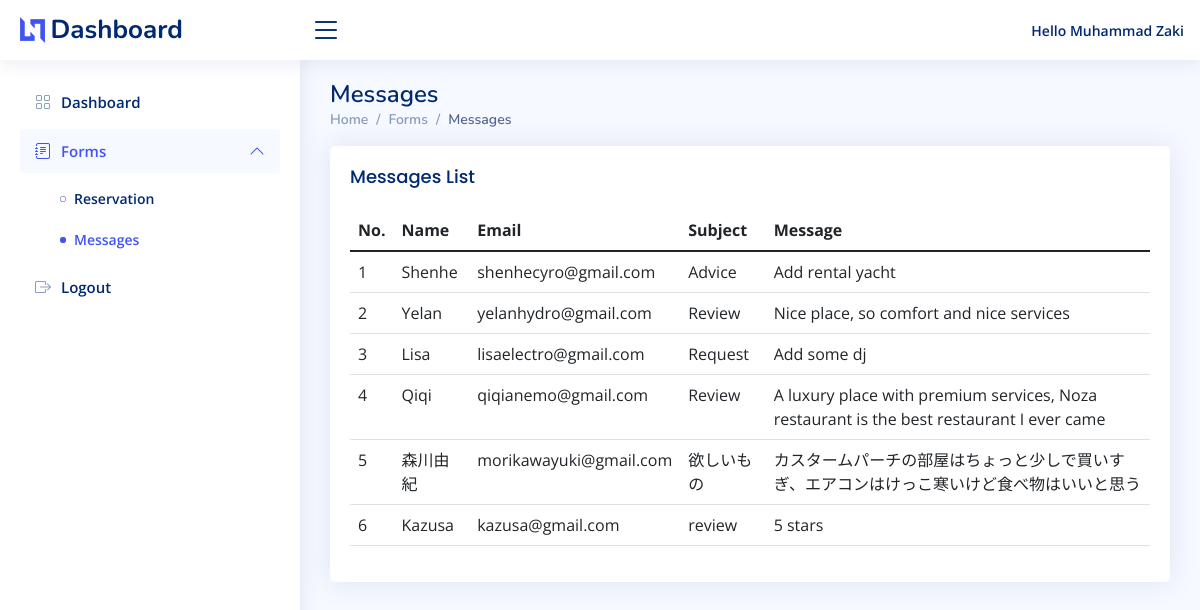
The page /Backend/messages.php (signed in) on the database its author committed.
### tables this page shows
CREATE TABLE `contact` (
  `id` int(11) NOT NULL,
  `name` varchar(255) NOT NULL,
  `email` varchar(255) NOT NULL,
  `subject` varchar(255) NOT NULL,
  `message` varchar(500) NOT NULL
);

### Backend/messages.php (the view, shortened to what this page needs)
<?php
require 'config1.php';
?>
<!DOCTYPE html>
<html lang="en">
<head>
    <link href="assets/vendor/bootstrap/css/bootstrap.min.css" rel="stylesheet" />
    <link href="assets/vendor/bootstrap-icons/bootstrap-icons.css" rel="stylesheet" />
    <link href="assets/vendor/boxicons/css/boxicons.min.css" rel="stylesheet" />
    <link href="assets/vendor/remixicon/remixicon.css" rel="stylesheet" />
    <link href="assets/css/style.css" rel="stylesheet" />
</head>
<body>
    <header id="header" class="header fixed-top d-flex align-items-center">
        <div class="d-flex align-items-center justify-content-between">
            <a href="welcome.php" class="logo d-flex align-items-center">
                <img src="assets/img/logo.png" alt="" />
                <span class="d-none d-lg-block">Dashboard</span>
            </a>
            <i class="bi bi-list toggle-sidebar-btn"></i>
        </div>
        <nav class="header-nav ms-auto">
            <ul class="d-flex align-items-center">
                <li class="nav-item pe-3">
                    <a class="nav-link nav-profile d-flex align-items-center pe-0" href="#" data-bs-toggle="dropdown">
                        <span>Hello <?php echo $_SESSION['username']; ?></span>
                    </a>
                </li>
            </ul>
        </nav>
    </header>
    <aside id="sidebar" class="sidebar">
        <ul class="sidebar-nav" id="sidebar-nav">
            <li class="nav-item">
                <a class="nav-link collapsed" href="welcome.php">
                    <i class="bi bi-grid"></i>
                    <span>Dashboard</span>
                </a>
            </li>
            <li class="nav-item">
                <a class="nav-link" data-bs-target="#forms-nav" data-bs-toggle="collapse" href="#"> <i
                        class="bi bi-journal-text"></i><span>Forms</span><i class="bi bi-chevron-down ms-auto"></i> </a>
                <ul id="forms-nav" class="nav-content collapse show" data-bs-parent="#sidebar-nav">
                    <li>
                        <a href="reservation.php"> <i class="bi bi-circle"></i><span>Reservation</span> </a>
                    </li>
                    <li>
                        <a href="messages.php" class="active"> <i class="bi bi-circle"></i><span>Messages</span>
                        </a>
                    </li>
                </ul>
            </li>
            <li class="nav-item">
                <a href="logout.php" class="nav-link collapsed">
                    <i class="bi bi-box-arrow-right"></i>
                    <span>Logout</span>
                </a>
            </li>
        </ul>
    </aside>
    <main id="main" class="main">
        <div class="pagetitle">
            <h1>Messages</h1>
            <nav>
                <ol class="breadcrumb">
                    <li class="breadcrumb-item"><a href="welcome.php">Home</a></li>
                    <li class="breadcrumb-item">Forms</li>
                    <li class="breadcrumb-item active">Messages</li>
                </ol>
            </nav>
        </div>
        <section class="section">
            <div class="row">
                <div class="col-xxl-4 col-xl-12">
                    <div class="card">
                        <div class="card-body">
                            <h5 class="card-title">Messages List</h5>
                            <table class="table">
                                <thead>
                                    <tr>
                                        <th>No.</th>
                                        <th>Name</th>
                                        <th>Email</th>
                                        <th>Subject</th>
                                        <th>Message</th>
                                    </tr>
                                </thead>
                                <?php $i = 1; ?>
                                <?php
                                $result = "SELECT * FROM contact ";
                                $con = mysqli_query($conn, $result);
                                if ($con) {
                                    while ($row = mysqli_fetch_assoc($con)) { ?>
                                <tr>
                                    <td><?= $i; ?></td>
                                    <td data-id="<?php echo $row['id']; ?>"><?php echo $row['name']; ?></td>
                                    <td data-id="<?php echo $row['id']; ?>"><?php echo $row['email']; ?></td>
                                    <td data-id="<?php echo $row['id']; ?>"><?php echo $row['subject']; ?></td>
                                    <td data-id="<?php echo $row['id']; ?>"><?php echo $row['message']; ?></td>
                                </tr>
                                <?php $i++; ?>
                                <?php
                                    }
                                } ?>
                            </table>
                        </div>
                    </div>
                </div>
            </div>
        </section>
    </main>
</body>
</html>

### Backend/assets/css/style.css (style rules this page uses)
:root { scroll-behavior: smooth; }
body { font-family: "Open Sans", sans-serif; background: #f6f9ff; color: #444444; }
a { color: #4154f1; text-decoration: none; }
h1, h2, h3, h4, h5, h6 { font-family: "Nunito", sans-serif; }
#main { margin-top: 60px; padding: 20px 30px; transition: all 0.3s; }
.pagetitle { margin-bottom: 10px; }
.pagetitle h1 { font-size: 24px; margin-bottom: 0; font-weight: 600; color: #012970; }
.card { margin-bottom: 30px; border: none; border-radius: 5px; box-shadow: 0px 0 30px rgba(1, 41, 112, 0.1); }
.card-title { padding: 20px 0 15px 0; font-size: 18px; font-weight: 500; color: #012970; font-family: "Poppins", sans-serif; }
.card-body { padding: 0 20px 20px 20px; }
.breadcrumb { font-size: 14px; font-family: "Nunito", sans-serif; color: #899bbd; font-weight: 600; }
.breadcrumb a { color: #899bbd; transition: 0.3s; }
.breadcrumb .breadcrumb-item::before { color: #899bbd; }
.breadcrumb .active { color: #51678f; font-weight: 600; }
.logo { line-height: 1; }
@media (min-width: 1200px) { .logo { width: 280px; } }
.logo img { max-height: 26px; margin-right: 6px; }
.logo span { font-size: 26px; font-weight: 700; color: #012970; font-family: "Nunito", sans-serif; }
.header { transition: all 0.5s; z-index: 997; height: 60px; box-shadow: 0px 2px 20px rgba(1, 41, 112, 0.1); background-color: #fff; padding-left: 20px; }
.header .toggle-sidebar-btn { font-size: 32px; padding-left: 10px; cursor: pointer; color: #012970; }
.header-nav ul { list-style: none; }
.header-nav > ul { margin: 0; padding: 0; }
.header-nav .nav-profile { color: #012970; }
.header-nav .nav-profile span { font-size: 14px; font-weight: 600; }
.sidebar { position: fixed; top: 60px; left: 0; bottom: 0; width: 300px; z-index: 996; transition: all 0.3s; padding: 20px; overflow-y: auto; scrollbar-width: thin; scrollbar-color: #aab7cf transparent; box-shadow: 0px 0px 20px rgba(1, 41, 112, 0.1); background-color: #fff; }
@media (min-width: 1200px) { #main, #footer { margin-left: 300px; } }
.sidebar-nav { padding: 0; margin: 0; list-style: none; }
.sidebar-nav li { padding: 0; margin: 0; list-style: none; }
.sidebar-nav .nav-item { margin-bottom: 5px; }
.sidebar-nav .nav-link { display: flex; align-items: center; font-size: 15px; font-weight: 600; color: #4154f1; transition: 0.3; background: #f6f9ff; padding: 10px 15px; border-radius: 4px; }
.sidebar-nav .nav-link i { font-size: 16px; margin-right: 10px; color: #4154f1; }
.sidebar-nav .nav-link.collapsed { color: #012970; background: #fff; }
.sidebar-nav .nav-link.collapsed i { color: #899bbd; }
.sidebar-nav .nav-link .bi-chevron-down { margin-right: 0; transition: transform 0.2s ease-in-out; }
.sidebar-nav .nav-link:not(.collapsed) .bi-chevron-down { transform: rotate(180deg); }
.sidebar-nav .nav-content { padding: 5px 0 0 0; margin: 0; list-style: none; }
.sidebar-nav .nav-content a { display: flex; align-items: center; font-size: 14px; font-weight: 600; color: #012970; transition: 0.3; padding: 10px 0 10px 40px; transition: 0.3s; }
.sidebar-nav .nav-content a i { font-size: 6px; margin-right: 8px; line-height: 0; border-radius: 50%; }
.sidebar-nav .nav-content a:hover, .sidebar-nav .nav-content a.active { color: #4154f1; }
.sidebar-nav .nav-content a.active i { background-color: #4154f1; }

### rows shown on the page
contact: name "Shenhe", email "shenhecyro@gmail.com", subject "Advice", message "Add rental yacht"
contact: name "Yelan", email "yelanhydro@gmail.com", subject "Review", message "Nice place, so comfort and nice services"
contact: name "Lisa", email "lisaelectro@gmail.com", subject "Request", message "Add some dj"
contact: name "Qiqi", email "qiqianemo@gmail.com", subject "Review", message "A luxury place with premium services, Noza restaurant is the best restaurant I ever came"
contact: name "森川由紀", email "morikawayuki@gmail.com", subject "欲しいもの", message "カスタームパーチの部屋はちょっと少しで買いすぎ、エアコンはけっこ寒いけど食べ物はいいと思う"
contact: name "Kazusa", email "kazusa@gmail.com", subject "review", message "5 stars"

### other values the page prints
$_SESSION['username'] "Muhammad Zaki"
